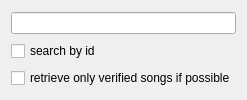
<?xml version="1.0" encoding="UTF-8"?>
<ui version="4.0">
 <class>AddMultipleDownloadsEnterTermPage</class>
 <widget class="QWidget" name="AddMultipleDownloadsEnterTermPage">
  <property name="windowTitle">
   <string>Form</string>
  </property>
  <layout class="QVBoxLayout" name="verticalLayout">
   <item>
    <widget class="Widgets::ClearLineEdit" name="termLineEdit"/>
   </item>
   <item>
    <widget class="QCheckBox" name="byIdCheckBox">
     <property name="text">
      <string>search by id</string>
     </property>
    </widget>
   </item>
   <item>
    <widget class="QCheckBox" name="verifiedCheckBox">
     <property name="text">
      <string>retrieve only verified songs if possible</string>
     </property>
    </widget>
   </item>
  </layout>
 </widget>
 <customwidgets>
  <customwidget>
   <class>Widgets::ClearLineEdit</class>
   <extends>QLineEdit</extends>
   <header location="global">martchusqtutilities/widgets/clearlineedit.h</header>
  </customwidget>
 </customwidgets>
 <resources/>
 <connections/>
</ui>
